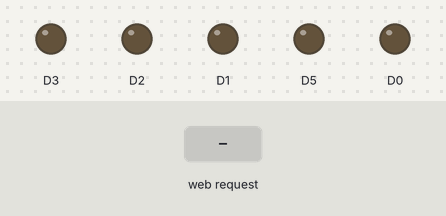
Bench run of a sketch on a simulated ESP8266 (NodeMCU). Parts: output pins drawn as LEDs (lit = HIGH). The test bench sets the inputs (shaded band). WiFi joins after 1.5 s; servers stay silent unless stated; no MQTT or app messages arrive unless stated; what the sketch prints to the serial monitor is not drawn.

Above: at 2.7 s.
2.8 s: HTTP request GET /forward received
At 3.7 s:
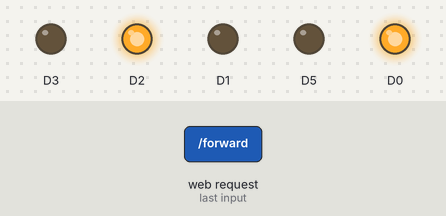
4.5 s: HTTP request GET /reverse received
At 5.2 s:
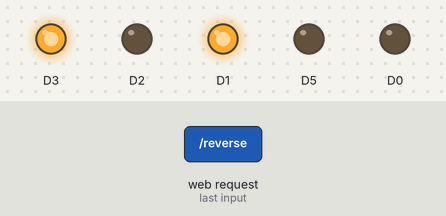
6.0 s: HTTP request GET /right received
At 6.6 s:
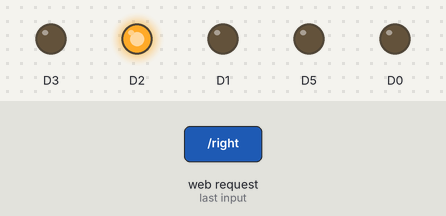
7.5 s: HTTP request GET /left received
At 8.1 s:
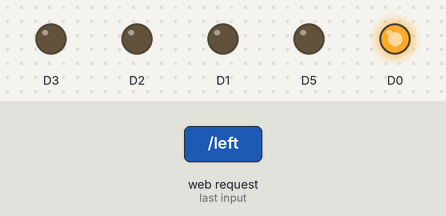
Timing chart, 0 to 10.5 s (numbered marks = the images above; inputs shaded):
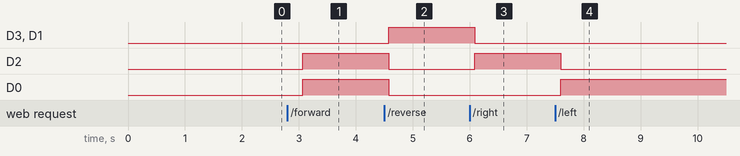

Measured:
- after the input at 2.8 s, D2, D0: LOW → HIGH after 0.27 s
- after the input at 4.5 s, D3, D1: LOW → HIGH after 0.08 s; D2, D0: HIGH → LOW after 0.08 s
- after the input at 6.0 s, D3, D1: HIGH → LOW after 0.09 s; D2: LOW → HIGH after 0.09 s
- after the input at 7.5 s, D2: HIGH → LOW after 0.10 s; D0: LOW → HIGH after 0.10 s

The sketch:

final.ino
```cpp
#include <ESP8266WiFi.h>
#include "Adafruit_MQTT.h"
#include "Adafruit_MQTT_Client.h"

/************************* WiFi Access Point *********************************/

#define WLAN_SSID       "manthan"
#define WLAN_PASS       "believer"

/************************* Adafruit.io Setup *********************************/

#define AIO_SERVER      "io.adafruit.com"
#define AIO_SERVERPORT  1883                   // use 8883 for SSL
#define AIO_USERNAME    "Abhinav580"
#define AIO_KEY         "02e7674145b34e34b5802c71851a6e9b"

/************ Global State (you don't need to change this!) ******************/
String i;

WiFiClient client;
WiFiServer server(80);
Adafruit_MQTT_Client mqtt(&client, AIO_SERVER, AIO_SERVERPORT, AIO_USERNAME, AIO_KEY);

Adafruit_MQTT_Subscribe onoffbutton = Adafruit_MQTT_Subscribe(&mqtt, AIO_USERNAME "/feeds/vehicle");


void MQTT_connect();

void setup() {
  Serial.begin(115200);
  delay(10);
  i = "";
pinMode(D5 ,OUTPUT);
pinMode(D0,OUTPUT);
pinMode(D1,OUTPUT);
pinMode(D2,OUTPUT);
pinMode(D3,OUTPUT);
digitalWrite(D0,LOW);
digitalWrite(D1,LOW);
digitalWrite(D2,LOW);
digitalWrite(D3,LOW);
digitalWrite(D5,LOW);
  Serial.println(F("Adafruit MQTT demo"));

  // Connect to WiFi access point.
  Serial.println(); Serial.println();
  Serial.print("Connecting to ");
  Serial.println(WLAN_SSID);

  WiFi.begin(WLAN_SSID, WLAN_PASS);
  while (WiFi.status() != WL_CONNECTED) {
    delay(500);
    Serial.print(".");
  }
  Serial.println();

  Serial.println("WiFi connected");
  Serial.println("IP address: "); Serial.println(WiFi.localIP());
server.begin();
  // Setup MQTT subscription for onoff feed.
  mqtt.subscribe(&onoffbutton);
}

uint32_t x=0;

void loop() {


  MQTT_connect();
  Adafruit_MQTT_Subscribe *subscription;
  while ((subscription = mqtt.readSubscription(500))) {
    if (subscription == &onoffbutton) {
      Serial.print(F("Got: "));
      Serial.println((char *)onoffbutton.lastread);
      uint16_t readvoice = atoi((char *)onoffbutton.lastread);

  if(readvoice == 1 )
  {
    digitalWrite(D0, HIGH);
    digitalWrite (D1, LOW);
    digitalWrite(D2,HIGH);
    digitalWrite(D3,LOW);
    delay(100);
  }

  else if(readvoice == 5)
  {
    digitalWrite(D0, LOW);
    digitalWrite(D1, HIGH);
    digitalWrite(D2, LOW);
    digitalWrite(D3,HIGH);
    delay(100);
  }

  else if (readvoice == 3)
  {
    digitalWrite (D0,LOW);
    digitalWrite (D1,LOW);
    digitalWrite (D2,HIGH);
    digitalWrite (D3,LOW);
   delay (800);
      digitalWrite(D0, HIGH);
    digitalWrite (D1, LOW);
    digitalWrite(D2,HIGH);
    digitalWrite(D3,LOW);
    delay(100);

  }

 else if ( readvoice == 4)
 {
   digitalWrite (D0, HIGH);
   digitalWrite (D1,LOW );
   digitalWrite (D2, LOW);
   digitalWrite (D3, LOW);
   delay (800);
      digitalWrite(D0, HIGH);
    digitalWrite (D1, LOW);
    digitalWrite(D2,HIGH);
    digitalWrite(D3,LOW);
    delay(100);
 }

 else if (readvoice == 2)
 {
   digitalWrite (D0, LOW);
   digitalWrite (D1, LOW);
   digitalWrite (D2, LOW);
   digitalWrite (D3, LOW);
   delay (100);
 }
 else if (readvoice == 6)
 {
   digitalWrite (D0, HIGH);
   digitalWrite (D1, LOW);
   digitalWrite (D2, LOW);
   digitalWrite (D3, LOW);
   delay (100);
 }

else if(readvoice == 7)
digitalWrite(D5,HIGH);
else if(readvoice == 8)
digitalWrite(D5,LOW);


    }
  }


  WiFiClient client = server.available();
 if (!client) { return; }
    while(!client.available()){  delay(1); }
   i = (client.readStringUntil('\r'));
    i.remove(0, 5);
    i.remove(i.length()-9,9);
    if (i == "forward") {
      digitalWrite(16,HIGH);
      digitalWrite(5,LOW);
      digitalWrite(4,HIGH);
      digitalWrite(0,LOW);
      client.println("HTTP/1.1 200 OK");
      client.println("Content-Type: text/html");
      client.println("");
      client.println("<!DOCTYPE HTML>");
      client.println("<html>");
      client.println("forward");
      client.println("</html>");
      client.stop();
      delay(1);

    }
    if (i == "reverse") {
      digitalWrite(16,LOW);
      digitalWrite(5,HIGH);
      digitalWrite(4,LOW);
      digitalWrite(0,HIGH);
      client.println("HTTP/1.1 200 OK");
      client.println("Content-Type: text/html");
      client.println("");
      client.println("<!DOCTYPE HTML>");
      client.println("<html>");
      client.println("reverse");
      client.println("</html>");
      client.stop();
      delay(1);

    }
    if (i == "right") {
      digitalWrite(16,LOW);
      digitalWrite(5,LOW);
      digitalWrite(4,HIGH);
      digitalWrite(0,LOW);
      client.println("HTTP/1.1 200 OK");
      client.println("Content-Type: text/html");
      client.println("");
      client.println("<!DOCTYPE HTML>");
      client.println("<html>");
      client.println("right");
      client.println("</html>");
      client.stop();
      delay(1);

    }
    if (i == "left") {
      digitalWrite(16,HIGH);
      digitalWrite(5,LOW);
      digitalWrite(4,LOW);
      digitalWrite(0,LOW);
      client.println("HTTP/1.1 200 OK");
      client.println("Content-Type: text/html");
      client.println("");
      client.println("<!DOCTYPE HTML>");
      client.println("<html>");
      client.println("left");
      client.println("</html>");
      client.stop();
      delay(1);

    }
    if (i == "stop") {
      digitalWrite(16,LOW);
      digitalWrite(5,LOW);
      digitalWrite(4,LOW);
      digitalWrite(0,LOW);
      client.println("HTTP/1.1 200 OK");
      client.println("Content-Type: text/html");
      client.println("");
      client.println("<!DOCTYPE HTML>");
      client.println("<html>");
      client.println("stop");
      client.println("</html>");
      client.stop(); }


}

// Function to connect and reconnect as necessary to the MQTT server.
// Should be called in the loop function and it will take care if connecting.
void MQTT_connect() {
  int8_t ret;

  // Stop if already connected.
  if (mqtt.connected()) {
    return;
  }

  Serial.print("Connecting to MQTT... ");

  uint8_t retries = 3;
  while ((ret = mqtt.connect()) != 0) { // connect will return 0 for connected
       Serial.println(mqtt.connectErrorString(ret));
       Serial.println("Retrying MQTT connection in 5 seconds...");
       mqtt.disconnect();
       delay(5000);  // wait 5 seconds
       retries--;
       if (retries == 0) {
         // basically die and wait for WDT to reset me
         while (1);
       }
  }
  Serial.println("MQTT Connected!");
}
```
